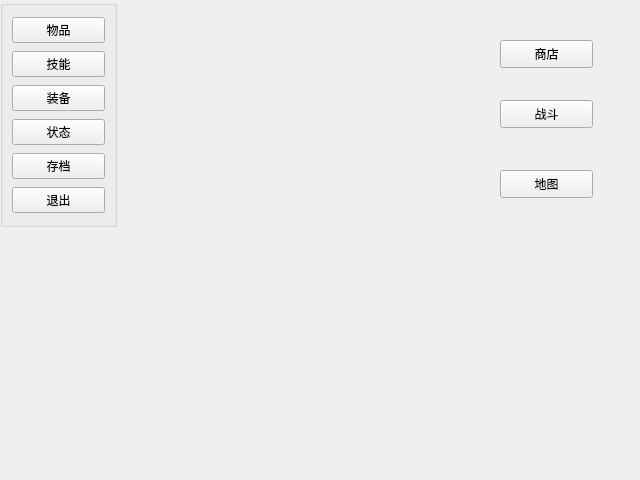
<?xml version="1.0" encoding="UTF-8"?>
<ui version="4.0">
 <class>testmap001</class>
 <widget class="QWidget" name="testmap001">
  <property name="geometry">
   <rect>
    <x>0</x>
    <y>0</y>
    <width>640</width>
    <height>480</height>
   </rect>
  </property>
  <property name="windowTitle">
   <string>Form</string>
  </property>
  <widget class="QPushButton" name="pushButton">
   <property name="geometry">
    <rect>
     <x>500</x>
     <y>100</y>
     <width>93</width>
     <height>28</height>
    </rect>
   </property>
   <property name="text">
    <string>战斗</string>
   </property>
  </widget>
  <widget class="QPushButton" name="pushButton_3">
   <property name="geometry">
    <rect>
     <x>500</x>
     <y>40</y>
     <width>93</width>
     <height>28</height>
    </rect>
   </property>
   <property name="text">
    <string>商店</string>
   </property>
  </widget>
  <widget class="QGroupBox" name="groupBox">
   <property name="geometry">
    <rect>
     <x>0</x>
     <y>0</y>
     <width>117</width>
     <height>227</height>
    </rect>
   </property>
   <property name="title">
    <string/>
   </property>
   <property name="flat">
    <bool>true</bool>
   </property>
   <layout class="QVBoxLayout" name="verticalLayout">
    <item>
     <widget class="QPushButton" name="pushButton_2">
      <property name="text">
       <string>物品</string>
      </property>
     </widget>
    </item>
    <item>
     <widget class="QPushButton" name="pushButton_4">
      <property name="text">
       <string>技能</string>
      </property>
     </widget>
    </item>
    <item>
     <widget class="QPushButton" name="pushButton_5">
      <property name="text">
       <string>装备</string>
      </property>
     </widget>
    </item>
    <item>
     <widget class="QPushButton" name="pushButton_6">
      <property name="text">
       <string>状态</string>
      </property>
     </widget>
    </item>
    <item>
     <widget class="QPushButton" name="pushButton_7">
      <property name="text">
       <string>存档</string>
      </property>
     </widget>
    </item>
    <item>
     <widget class="QPushButton" name="pushButton_8">
      <property name="text">
       <string>退出</string>
      </property>
     </widget>
    </item>
   </layout>
  </widget>
  <widget class="QPushButton" name="pushButton_Map">
   <property name="geometry">
    <rect>
     <x>500</x>
     <y>170</y>
     <width>93</width>
     <height>28</height>
    </rect>
   </property>
   <property name="text">
    <string>地图</string>
   </property>
  </widget>
 </widget>
 <resources/>
 <connections/>
</ui>
